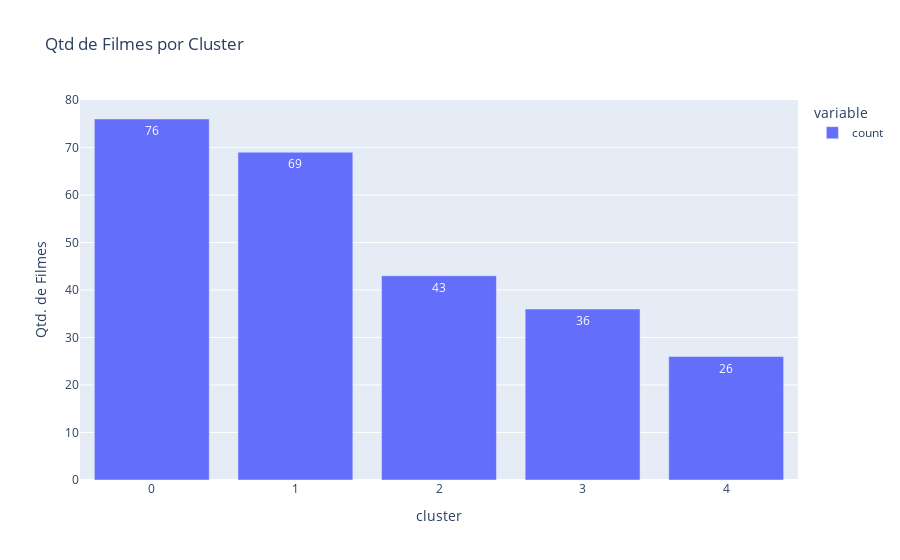

This figure's notebook cell:
### Markdown cell above
## Filmes por cluster

### Code cell
fig = px.bar(df.cluster.value_counts(),
             text_auto = True,
             title = 'Qtd de Filmes por Cluster',
             labels = {'index': 'Cluster #',
                       'value':'Qtd. de Filmes'})
fig.show()

### Figure 1 — Plotly figure (JSON) as saved in the notebook; plotly's stock layout.template omitted (floating-point values rounded to 4 significant figures)
{"data": [{"hovertemplate": "variable=count<br>cluster=%{x}<br>Qtd. de Filmes=%{y}<extra></extra>", "legendgroup": "count", "marker": {"color": "#636efa", "pattern": {"shape": ""}}, "name": "count", "orientation": "v", "showlegend": true, "textposition": "auto", "texttemplate": "%{y}", "type": "bar", "x": [0, 1, 2, 3, 4], "xaxis": "x", "y": [76, 69, 43, 36, 26], "yaxis": "y"}], "layout": {"barmode": "relative", "legend": {"title": {"text": "variable"}, "tracegroupgap": 0}, "title": {"text": "Qtd de Filmes por Cluster"}, "xaxis": {"anchor": "y", "domain": [0, 1], "title": {"text": "cluster"}}, "yaxis": {"anchor": "x", "domain": [0, 1], "title": {"text": "Qtd. de Filmes"}}}}
